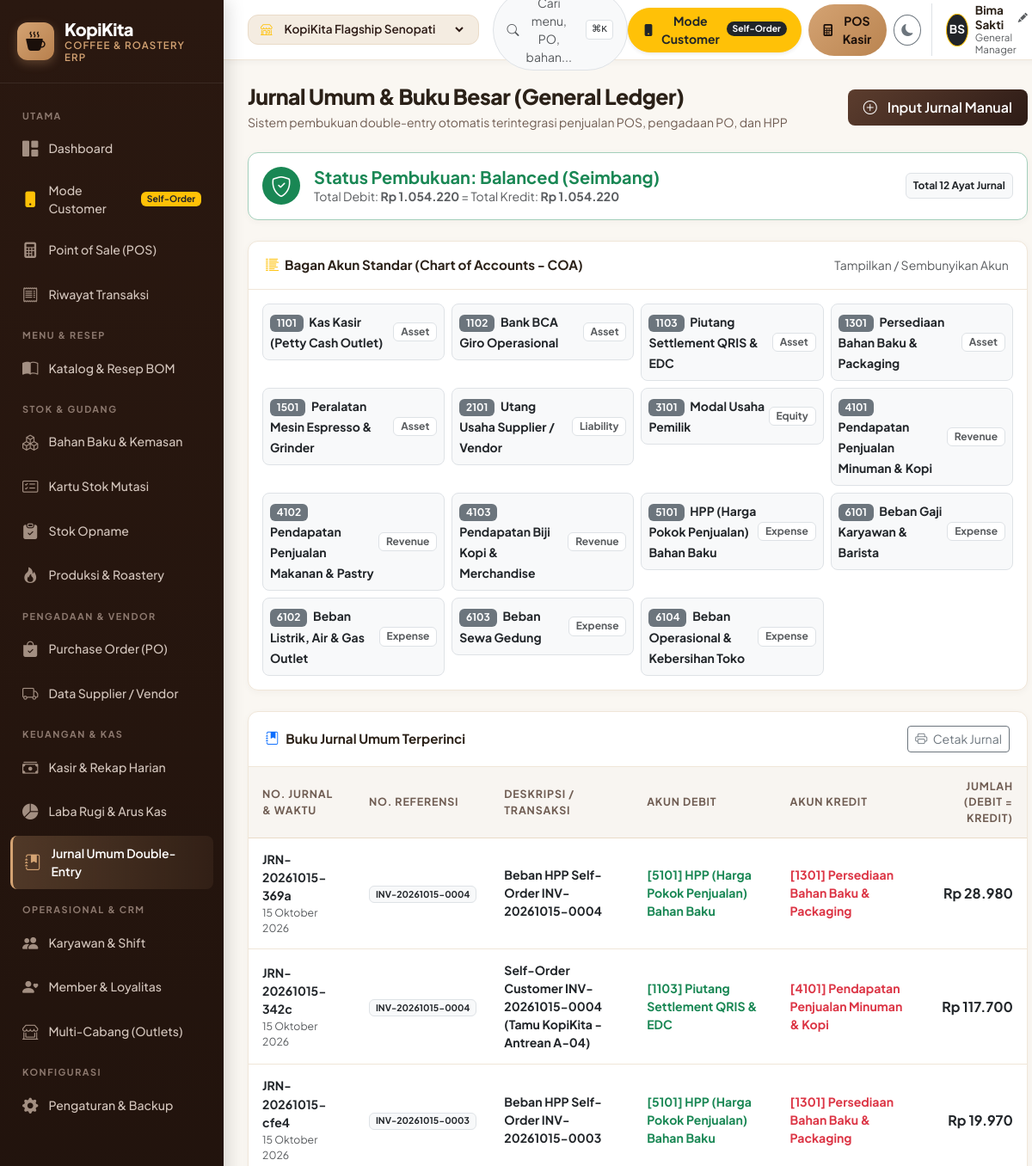
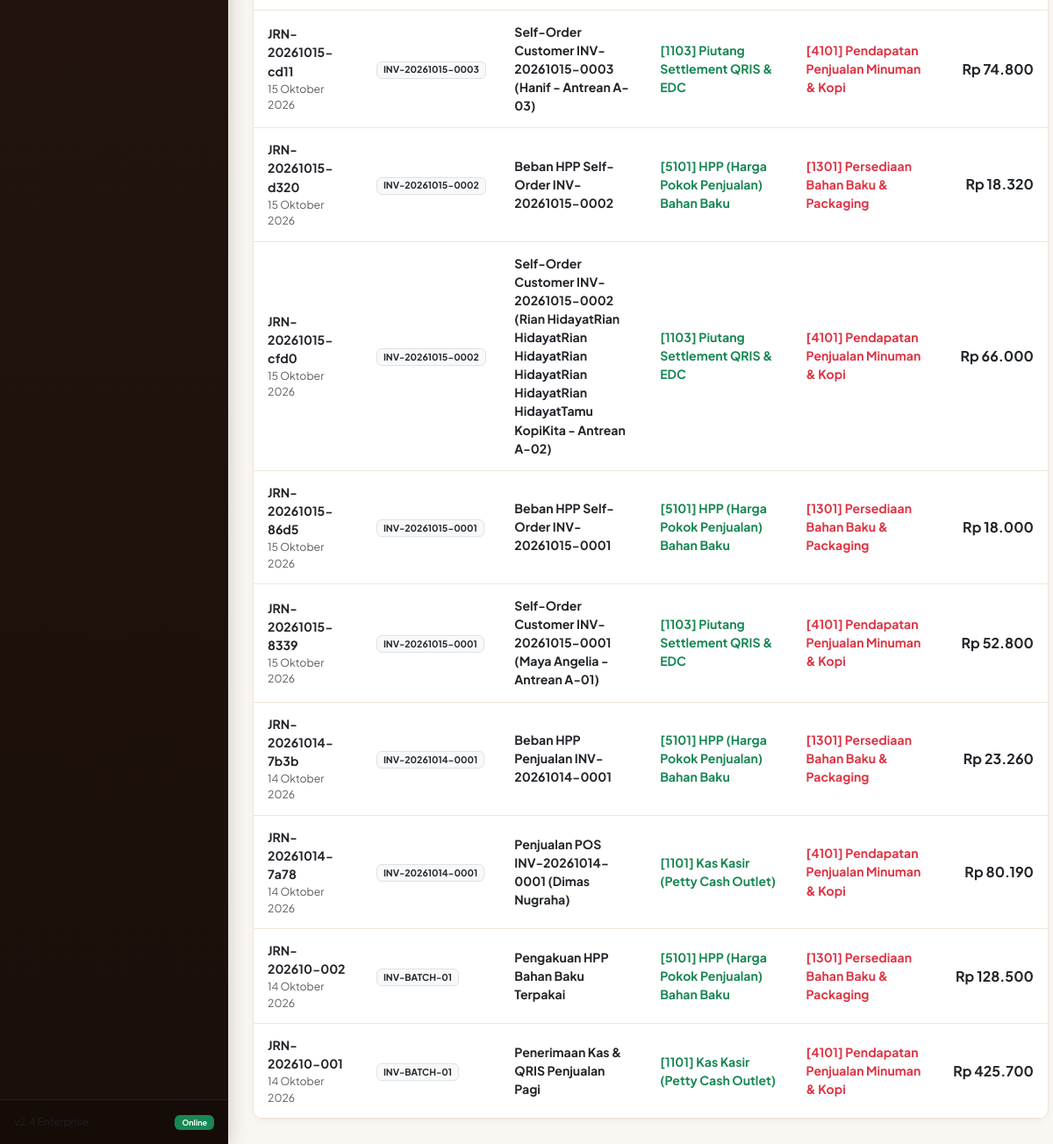
Screenshot of /journals.php with the database file from the repository (2 pictures, top to bottom).
### tables this page shows
CREATE TABLE app_settings (
    key_name TEXT PRIMARY KEY,
    val_text TEXT
);

CREATE TABLE gl_accounts (
    code INTEGER PRIMARY KEY,
    name TEXT NOT NULL,
    type TEXT NOT NULL,
    balance REAL DEFAULT 0
);

CREATE TABLE journal_entries (
    id INTEGER PRIMARY KEY AUTOINCREMENT,
    entry_no TEXT NOT NULL,
    entry_date TEXT NOT NULL,
    description TEXT NOT NULL,
    reference_no TEXT,
    debit_account INTEGER NOT NULL,
    credit_account INTEGER NOT NULL,
    amount REAL NOT NULL,
    created_at TEXT DEFAULT (datetime('now', 'localtime')),
    FOREIGN KEY (debit_account) REFERENCES gl_accounts(code),
    FOREIGN KEY (credit_account) REFERENCES gl_accounts(code)
);

### includes/db.php (called while the page is built, shortened)
<?php
$isVercel = !empty($_ENV['VERCEL']) || !empty(getenv('VERCEL')) || !is_writable(dirname(__DIR__));
try {
    $db = new PDO('sqlite:' . DB_FILE);
    $db->setAttribute(PDO::ATTR_ERRMODE, PDO::ERRMODE_EXCEPTION);
    $db->setAttribute(PDO::ATTR_DEFAULT_FETCH_MODE, PDO::FETCH_ASSOC);
    $db->exec('PRAGMA foreign_keys = ON;');
    if (!$isVercel) {
        $db->exec('PRAGMA journal_mode = WAL;');
    }
} catch (PDOException $e) {
    die("KopiKita ERP Database Error: " . $e->getMessage());
}
function dbQuery($sql, $params = []) {
    global $db;
    $stmt = $db->prepare($sql);
    $stmt->execute($params);
    return $stmt;
}
function dbFetchOne($sql, $params = []) {
    $stmt = dbQuery($sql, $params);
    return $stmt->fetch();
}
function dbFetchAll($sql, $params = []) {
    $stmt = dbQuery($sql, $params);
    return $stmt->fetchAll();
}

### includes/functions.php (called while the page is built, shortened)
<?php
require_once __DIR__ . '/db.php';
function formatRupiah($amount, $withPrefix = true) {
    $num = is_numeric($amount) ? (float)$amount : 0;
    $formatted = number_format($num, 0, ',', '.');
    return $withPrefix ? 'Rp ' . $formatted : $formatted;
}
function formatDate($datetime, $format = 'datetime') {
    $time = strtotime($datetime);
    $bulanIndo = [
        1 => 'Januari', 'Februari', 'Maret', 'April', 'Mei', 'Juni',
        'Juli', 'Agustus', 'September', 'Oktober', 'November', 'Desember'
    ];
    $d = date('j', $time);
    $m = (int)date('n', $time);
    $y = date('Y', $time);
    switch ($format) {
        case 'date':
            return "{$d} {$bulanIndo[$m]} {$y}";
    }
}
function getCurrentOutletId() {
    return $_SESSION['active_outlet_id'] ?? 1;
}
function getCurrentOutlet() {
    $outletId = getCurrentOutletId();
    $outlet = dbFetchOne("SELECT * FROM outlets WHERE id = ?", [$outletId]);
    return $outlet;
}
function getAllOutlets() {
    return dbFetchAll("SELECT * FROM outlets WHERE is_active = 1 ORDER BY id ASC");
}
function getCurrentUser() {
    $managerName = getAppSetting('manager_name', 'Kevin Wijaya');
    $managerRole = getAppSetting('manager_role', 'Store Manager');
    $activeRole = $_SESSION['active_role'] ?? 'manager';
    $initials = '';
    $parts = explode(' ', trim($managerName));
    foreach ($parts as $p) {
        if (!empty($p)) $initials .= strtoupper(substr($p, 0, 1));
        if (strlen($initials) >= 2) break;
    }
    $user = [
        'name' => $managerName,
        'role' => $managerRole,
        'initials' => $initials,
        'active_role' => $activeRole
    ];
    return $user;
}
function getAppSetting($key, $default = '') {
    $row = dbFetchOne("SELECT val_text FROM app_settings WHERE key_name = ?", [$key]);
    return $row ? $row['val_text'] : $default;
}

### journals.php (the view, shortened to what this page needs)
<?php
require_once __DIR__ . '/includes/header.php';
$accounts = dbFetchAll("SELECT * FROM gl_accounts ORDER BY code ASC");
$accMap = [];
foreach ($accounts as $a) {
    $accMap[$a['code']] = $a['name'];
}
$journals = dbFetchAll("
    SELECT j.*,
           da.name as debit_name, da.type as debit_type,
           ca.name as credit_name, ca.type as credit_type
    FROM journal_entries j
    LEFT JOIN gl_accounts da ON j.debit_account = da.code
    LEFT JOIN gl_accounts ca ON j.credit_account = ca.code
    ORDER BY j.id DESC
");
$totalDebitSum = array_sum(array_column($journals, 'amount'));
$totalCreditSum = $totalDebitSum;
?>
<div class="page-header">
    <div>
        <h1 class="page-title">Jurnal Umum & Buku Besar (General Ledger)</h1>
        <p class="page-subtitle">Sistem pembukuan double-entry otomatis terintegrasi penjualan POS, pengadaan PO, dan HPP</p>
    </div>
    <div class="d-flex align-items-center gap-2">
        <button class="btn btn-coffee" data-bs-toggle="modal" data-bs-target="#newJournalModal">
            <i class="bi bi-plus-circle me-1"></i> Input Jurnal Manual
        </button>
    </div>
</div>
<div class="card-coffee border-success-subtle mb-4">
    <div class="card-body p-3 d-flex flex-column flex-md-row justify-content-between align-items-md-center gap-3">
        <div class="d-flex align-items-center gap-3">
            <div class="rounded-circle bg-success text-white d-flex align-items-center justify-content-center" style="width: 44px; height: 44px;">
                <i class="bi bi-shield-check fs-4"></i>
            </div>
            <div>
                <h5 class="fw-bold mb-0 text-success">Status Pembukuan: Balanced (Seimbang)</h5>
                <div class="text-muted small">Total Debit: <strong><?php echo formatRupiah($totalDebitSum); ?></strong> = Total Kredit: <strong><?php echo formatRupiah($totalCreditSum); ?></strong></div>
            </div>
        </div>
        <div class="d-flex gap-2">
            <span class="badge bg-light text-dark border p-2">Total <?php echo count($journals); ?> Ayat Jurnal</span>
        </div>
    </div>
</div>
<div class="card-coffee mb-4">
    <div class="card-header d-flex justify-content-between align-items-center">
        <span class="fw-bold"><i class="bi bi-list-columns-reverse text-warning me-1"></i> Bagan Akun Standar (Chart of Accounts - COA)</span>
        <button class="btn btn-sm btn-link text-decoration-none text-muted p-0" type="button" data-bs-toggle="collapse" data-bs-target="#coaCollapse">
            Tampilkan / Sembunyikan Akun
        </button>
    </div>
    <div class="collapse show" id="coaCollapse">
        <div class="card-body p-3">
            <div class="row g-2">
                <?php foreach ($accounts as $acc): ?>
                    <div class="col-12 col-sm-6 col-lg-3">
                        <div class="p-2 border rounded-3 bg-light d-flex justify-content-between align-items-center">
                            <div>
                                <span class="badge bg-secondary text-white me-1"><?php echo $acc['code']; ?></span>
                                <span class="fw-bold text-dark small"><?php echo htmlspecialchars($acc['name']); ?></span>
                            </div>
                            <span class="badge bg-white text-muted border small"><?php echo htmlspecialchars($acc['type']); ?></span>
                        </div>
                    </div>
                <?php endforeach; ?>
            </div>
        </div>
    </div>
</div>
<div class="card-coffee">
    <div class="card-header d-flex justify-content-between align-items-center">
        <div class="d-flex align-items-center gap-2">
            <i class="bi bi-journal-bookmark-fill text-primary"></i>
            <span class="fw-bold">Buku Jurnal Umum Terperinci</span>
        </div>
        <button class="btn btn-sm btn-outline-secondary" onclick="window.print()">
            <i class="bi bi-printer me-1"></i> Cetak Jurnal
        </button>
    </div>
    <div class="table-responsive">
        <table class="table-coffee table-hover">
            <thead>
                <tr>
                    <th>No. Jurnal & Waktu</th>
                    <th>No. Referensi</th>
                    <th>Deskripsi / Transaksi</th>
                    <th>Akun Debit</th>
                    <th>Akun Kredit</th>
                    <th class="text-end">Jumlah (Debit = Kredit)</th>
                </tr>
            </thead>
            <tbody>
                <?php if (empty($journals)): ?>
                    <tr>
                        <td colspan="6" class="text-center py-5 text-muted">Belum ada ayat jurnal pembukuan</td>
                    </tr>
                <?php else: ?>
                    <?php foreach ($journals as $j): ?>
                        <tr>
                            <td>
                                <div class="fw-bold text-dark"><?php echo htmlspecialchars($j['entry_no']); ?></div>
                                <div class="text-muted small"><?php echo formatDate($j['entry_date'], 'date'); ?></div>
                            </td>
                            <td>
                                <span class="badge bg-light text-dark border">
                                    <?php echo htmlspecialchars($j['reference_no'] ?: '-'); ?>
                                </span>
                            </td>
                            <td>
                                <div class="fw-bold text-dark" style="max-width: 280px;"><?php echo htmlspecialchars($j['description']); ?></div>
                            </td>
                            <td>
                                <div class="text-success fw-bold">
                                    [<?php echo $j['debit_account']; ?>] <?php echo htmlspecialchars($j['debit_name'] ?? $accMap[$j['debit_account']] ?? 'Akun Debit'); ?>
                                </div>
                            </td>
                            <td>
                                <div class="text-danger fw-bold">
                                    [<?php echo $j['credit_account']; ?>] <?php echo htmlspecialchars($j['credit_name'] ?? $accMap[$j['credit_account']] ?? 'Akun Kredit'); ?>
                                </div>
                            </td>
                            <td class="text-end fw-bold fs-6 text-dark">
                                <?php echo formatRupiah($j['amount']); ?>
                            </td>
                        </tr>
                    <?php endforeach; ?>
                <?php endif; ?>
            </tbody>
        </table>
    </div>
</div>
<?php require_once __DIR__ . '/includes/footer.php'; ?>

### includes/header.php (shortened to what this page needs)
<?php
require_once __DIR__ . '/functions.php';
$currentOutlet = getCurrentOutlet();
$allOutlets = getAllOutlets();
$currentUser = getCurrentUser();
?>
<!DOCTYPE html>
<html lang="id" data-theme="light">
<head>
    <link href="https://cdn.jsdelivr.net/npm/bootstrap@5.3.3/dist/css/bootstrap.min.css" rel="stylesheet">
    <link rel="stylesheet" href="https://cdn.jsdelivr.net/npm/bootstrap-icons@1.11.3/font/bootstrap-icons.min.css">
    <link rel="stylesheet" href="assets/css/style.css">
</head>
<body>
<div class="app-container">
    <?php require_once __DIR__ . '/sidebar.php'; ?>
    <div class="app-main">
        <header class="app-header">
            <div class="d-flex align-items-center gap-3">
                <div class="outlet-badge">
                    <i class="bi bi-shop text-warning"></i>
                    <select onchange="window.location.href='?outlet_id=' + this.value;" title="Ganti Cabang Aktif">
                        <?php foreach ($allOutlets as $o): ?>
                            <option value="<?php echo $o['id']; ?>" <?php echo $o['id'] == $currentOutlet['id'] ? 'selected' : ''; ?>>
                                <?php echo htmlspecialchars($o['name']); ?>
                            </option>
                        <?php endforeach; ?>
                    </select>
                </div>
                <button class="btn btn-sm btn-light border d-none d-lg-flex align-items-center gap-2 text-muted px-3 rounded-pill" onclick="openCommandPalette()">
                    <i class="bi bi-search"></i>
                    <span>Cari menu, PO, bahan...</span>
                    <kbd class="bg-white border text-dark ms-2" style="font-size: 0.7rem; padding: 2px 6px; border-radius: 4px;">⌘K</kbd>
                </button>
            </div>
            <div class="d-flex align-items-center gap-2">
                <a href="customer.php" class="btn btn-warning btn-sm d-flex align-items-center gap-2 px-3 fw-bold rounded-pill text-dark shadow-sm" title="Buka Portal Pemesanan Pelanggan">
                    <i class="bi bi-phone-fill"></i>
                    <span class="d-none d-sm-inline">Mode Customer</span>
                    <span class="badge bg-dark text-white rounded-pill" style="font-size: 0.65rem;">Self-Order</span>
                </a>
                <a href="pos.php" class="btn btn-accent btn-sm d-flex align-items-center gap-2 px-3 rounded-pill">
                    <i class="bi bi-calculator-fill"></i>
                    <span class="d-none d-md-inline">POS Kasir</span>
                </a>
                <button class="btn btn-sm btn-outline-secondary rounded-circle" id="themeToggleBtn" title="Ganti Tema (Dark/Light)" onclick="toggleTheme()" style="width: 36px; height: 36px; display: flex; align-items: center; justify-content: center;">
                    <i class="bi bi-moon-fill" id="themeIcon"></i>
                </button>
                <div class="d-flex align-items-center gap-2 border-start ps-3 ms-1" style="cursor: pointer;" data-bs-toggle="modal" data-bs-target="#userProfileModal" title="Klik untuk Ganti Nama Manager & Role">
                    <div class="rounded-circle bg-dark text-white d-flex align-items-center justify-content-center border border-warning" style="width: 38px; height: 38px; font-weight: 700; font-size: 0.85rem;" id="headerUserInitials">
                        <?php echo htmlspecialchars($currentUser['initials']); ?>
                    </div>
                    <div class="d-none d-md-block text-start" style="line-height: 1.2;">
                        <div class="fw-bold d-flex align-items-center gap-1" style="font-size: 0.85rem;">
                            <span id="headerUserName"><?php echo htmlspecialchars($currentUser['name']); ?></span>
                            <i class="bi bi-pencil-fill text-muted" style="font-size: 0.7rem;"></i>
                        </div>
                        <div class="text-muted" style="font-size: 0.72rem;" id="headerUserRole"><?php echo htmlspecialchars($currentUser['role']); ?></div>
                    </div>
                </div>
            </div>
        </header>
        <main class="page-body">

### rows the page displays
app_settings: val_text "Bima Sakti"
gl_accounts: code "1101", name "Kas Kasir (Petty Cash Outlet)", type "Asset"
gl_accounts: code "1102", name "Bank BCA Giro Operasional", type "Asset"
gl_accounts: code "1103", name "Piutang Settlement QRIS & EDC", type "Asset"
gl_accounts: code "1301", name "Persediaan Bahan Baku & Packaging", type "Asset"
gl_accounts: code "1501", name "Peralatan Mesin Espresso & Grinder", type "Asset"
gl_accounts: code "2101", name "Utang Usaha Supplier / Vendor", type "Liability"
gl_accounts: code "3101", name "Modal Usaha Pemilik", type "Equity"
gl_accounts: code "4101", name "Pendapatan Penjualan Minuman & Kopi", type "Revenue"
gl_accounts: code "4102", name "Pendapatan Penjualan Makanan & Pastry", type "Revenue"
gl_accounts: code "4103", name "Pendapatan Biji Kopi & Merchandise", type "Revenue"
gl_accounts: code "5101", name "HPP (Harga Pokok Penjualan) Bahan Baku", type "Expense"
gl_accounts: code "6101", name "Beban Gaji Karyawan & Barista", type "Expense"
gl_accounts: code "6102", name "Beban Listrik, Air & Gas Outlet", type "Expense"
gl_accounts: code "6103", name "Beban Sewa Gedung", type "Expense"
gl_accounts: code "6104", name "Beban Operasional & Kebersihan Toko", type "Expense"
journal_entries: entry_no "JRN-20261015-369a", entry_date "15 Oktober 2026", reference_no "INV-20261015-0004", description "Beban HPP Self-Order INV-20261015-0004", debit_account "5101", debit_name "HPP (Harga Pokok Penjualan) Bahan Baku", credit_account "1301", credit_name "Persediaan Bahan Baku & Packaging", amount "Rp 28.980"
journal_entries: entry_no "JRN-20261015-342c", entry_date "15 Oktober 2026", reference_no "INV-20261015-0004", description "Self-Order Customer INV-20261015-0004 (Tamu KopiKita - Antrean A-04)", debit_account "1103", debit_name "Piutang Settlement QRIS & EDC", credit_account "4101", credit_name "Pendapatan Penjualan Minuman & Kopi", amount "Rp 117.700"
journal_entries: entry_no "JRN-20261015-cfe4", entry_date "15 Oktober 2026", reference_no "INV-20261015-0003", description "Beban HPP Self-Order INV-20261015-0003", debit_account "5101", debit_name "HPP (Harga Pokok Penjualan) Bahan Baku", credit_account "1301", credit_name "Persediaan Bahan Baku & Packaging", amount "Rp 19.970"
journal_entries: entry_no "JRN-20261015-cd11", entry_date "15 Oktober 2026", reference_no "INV-20261015-0003", description "Self-Order Customer INV-20261015-0003 (Hanif - Antrean A-03)", debit_account "1103", debit_name "Piutang Settlement QRIS & EDC", credit_account "4101", credit_name "Pendapatan Penjualan Minuman & Kopi", amount "Rp 74.800"
journal_entries: entry_no "JRN-20261015-d320", entry_date "15 Oktober 2026", reference_no "INV-20261015-0002", description "Beban HPP Self-Order INV-20261015-0002", debit_account "5101", debit_name "HPP (Harga Pokok Penjualan) Bahan Baku", credit_account "1301", credit_name "Persediaan Bahan Baku & Packaging", amount "Rp 18.320"
journal_entries: entry_no "JRN-20261015-cfd0", entry_date "15 Oktober 2026", reference_no "INV-20261015-0002", description "Self-Order Customer INV-20261015-0002 (Rian HidayatRian HidayatRian HidayatRian HidayatRian HidayatRian HidayatTamu KopiKita - Antrean A-02)", debit_account "1103", debit_name "Piutang Settlement QRIS & EDC", credit_account "4101", credit_name "Pendapatan Penjualan Minuman & Kopi", amount "Rp 66.000"
journal_entries: entry_no "JRN-20261015-86d5", entry_date "15 Oktober 2026", reference_no "INV-20261015-0001", description "Beban HPP Self-Order INV-20261015-0001", debit_account "5101", debit_name "HPP (Harga Pokok Penjualan) Bahan Baku", credit_account "1301", credit_name "Persediaan Bahan Baku & Packaging", amount "Rp 18.000"
journal_entries: entry_no "JRN-20261015-8339", entry_date "15 Oktober 2026", reference_no "INV-20261015-0001", description "Self-Order Customer INV-20261015-0001 (Maya Angelia - Antrean A-01)", debit_account "1103", debit_name "Piutang Settlement QRIS & EDC", credit_account "4101", credit_name "Pendapatan Penjualan Minuman & Kopi", amount "Rp 52.800"
journal_entries: entry_no "JRN-20261014-7b3b", entry_date "14 Oktober 2026", reference_no "INV-20261014-0001", description "Beban HPP Penjualan INV-20261014-0001", debit_account "5101", debit_name "HPP (Harga Pokok Penjualan) Bahan Baku", credit_account "1301", credit_name "Persediaan Bahan Baku & Packaging", amount "Rp 23.260"
journal_entries: entry_no "JRN-20261014-7a78", entry_date "14 Oktober 2026", reference_no "INV-20261014-0001", description "Penjualan POS INV-20261014-0001 (Dimas Nugraha)", debit_account "1101", debit_name "Kas Kasir (Petty Cash Outlet)", credit_account "4101", credit_name "Pendapatan Penjualan Minuman & Kopi", amount "Rp 80.190"
journal_entries: entry_no "JRN-202610-002", entry_date "14 Oktober 2026", reference_no "INV-BATCH-01", description "Pengakuan HPP Bahan Baku Terpakai", debit_account "5101", debit_name "HPP (Harga Pokok Penjualan) Bahan Baku", credit_account "1301", credit_name "Persediaan Bahan Baku & Packaging", amount "Rp 128.500"
journal_entries: entry_no "JRN-202610-001", entry_date "14 Oktober 2026", reference_no "INV-BATCH-01", description "Penerimaan Kas & QRIS Penjualan Pagi", debit_account "1101", debit_name "Kas Kasir (Petty Cash Outlet)", credit_account "4101", credit_name "Pendapatan Penjualan Minuman & Kopi", amount "Rp 425.700"

### other values shown
$currentUser['initials'] "BS"
$currentUser['role'] "General Manager"
formatRupiah($totalDebitSum) "Rp 1.054.220"
formatRupiah($totalCreditSum) "Rp 1.054.220"
count($journals) "12"
form field value "KopiKita Flagship Senopati"
